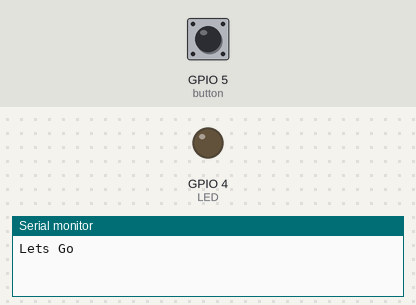
Recording of a sketch running on a simulated ESP8266 (NodeMCU). On the bench: output pins drawn as LEDs (lit = HIGH), the last lines printed to the serial monitor. The inputs (shaded band) are chosen by the test bench; at power-on: GPIO 5 (button) HIGH. WiFi joins after 1.5 s; servers stay silent unless stated; uploads are accepted with an empty reply.

Above: at 5.2 s.
5.3 s: GPIO 5 (button) pulled LOW for 1 s
At 14.2 s:
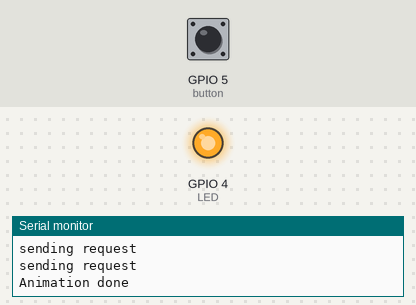
Timing chart, 0 to 15.4 s (numbered marks = the images above; inputs shaded):
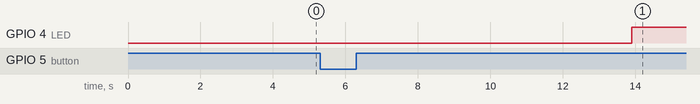

The sketch:

Wled_Ringer.ino
```cpp
#include <Arduino.h>
#include <ESP8266WiFi.h>
#include <ESP8266WiFiMulti.h>
#include <ESP8266HTTPClient.h>
#include <WiFiClient.h>

ESP8266WiFiMulti WiFiMulti;

const int button = 5;
const int duration = 8000;
const int LED = 4;


void setup() {

  pinMode(LED, OUTPUT);
  pinMode(button, INPUT_PULLUP);

  Serial.begin(115200);
  delay(4000);

  WiFi.mode(WIFI_STA);
  WiFiMulti.addAP("ssid", "pw");
  Serial.print("Lets Go \n");
}

void loop() {
  if ((WiFiMulti.run() == WL_CONNECTED)) {
    digitalWrite(LED,HIGH);
    if (!digitalRead(button)){
      digitalWrite(LED,LOW);
      Serial.print("Butten Pressed \n");
      send("http://192.168.178.97/win&&PL=2");
      delay(duration);
      send("http://192.168.178.97/win&&PL=1");
      Serial.print("Animation done \n");
    }
  }
}

void send(String msg){
  WiFiClient client;
  HTTPClient http;
  //Serial.print("[HTTP] begin...\n");
  if (http.begin(client, msg)) {
    Serial.print("sending request \n");
    int httpCode = http.GET();
    http.end();
  } else {
    Serial.printf("[HTTP} Unable to connect\n");
    }
}
```

Measured:
- after the input at 5.3 s, GPIO 4 (LED): LOW → HIGH after 8.6 s instead of 0.20 s
